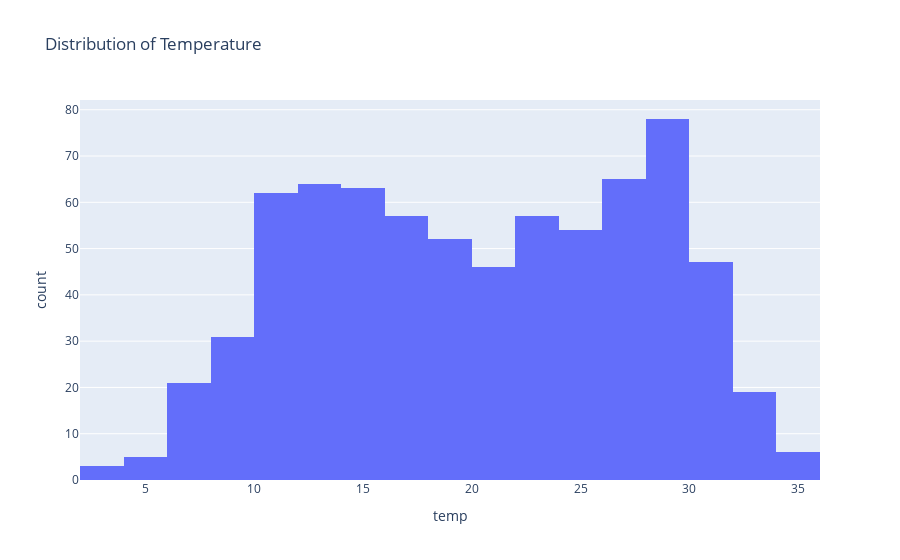
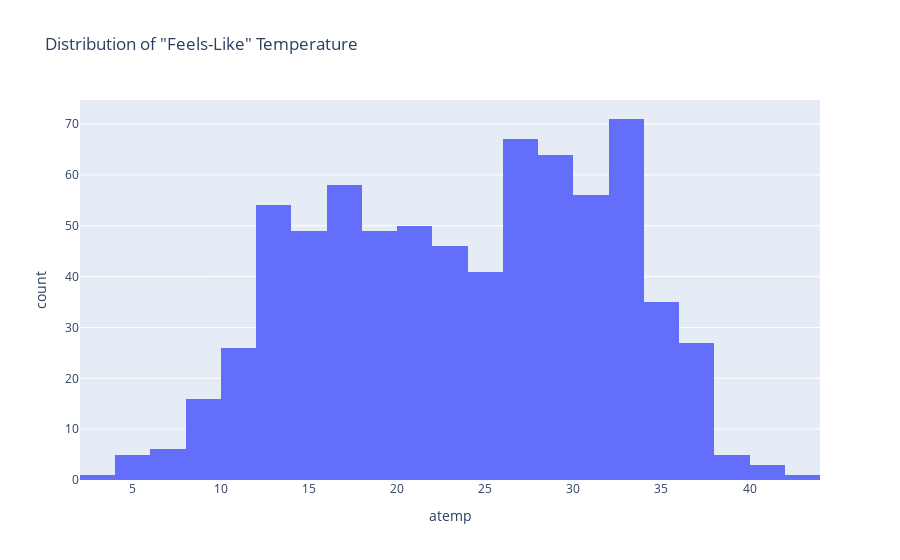
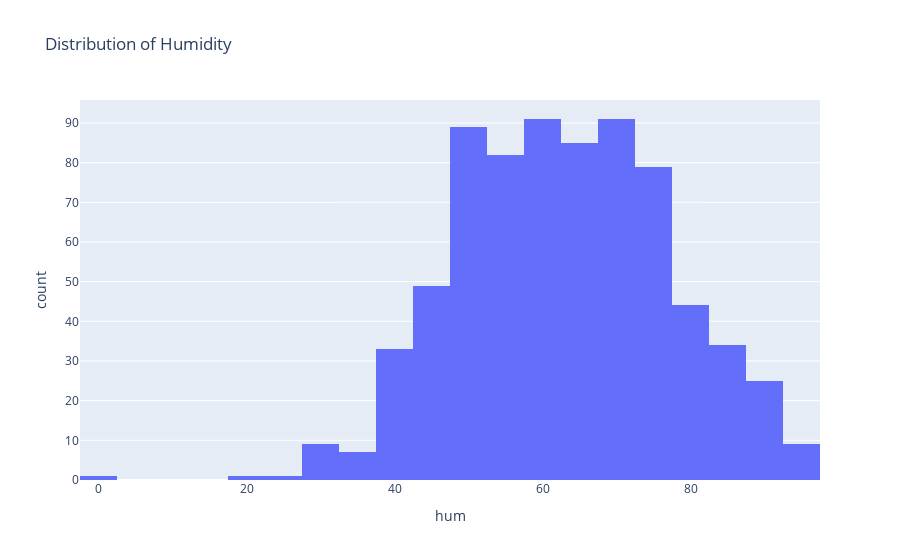
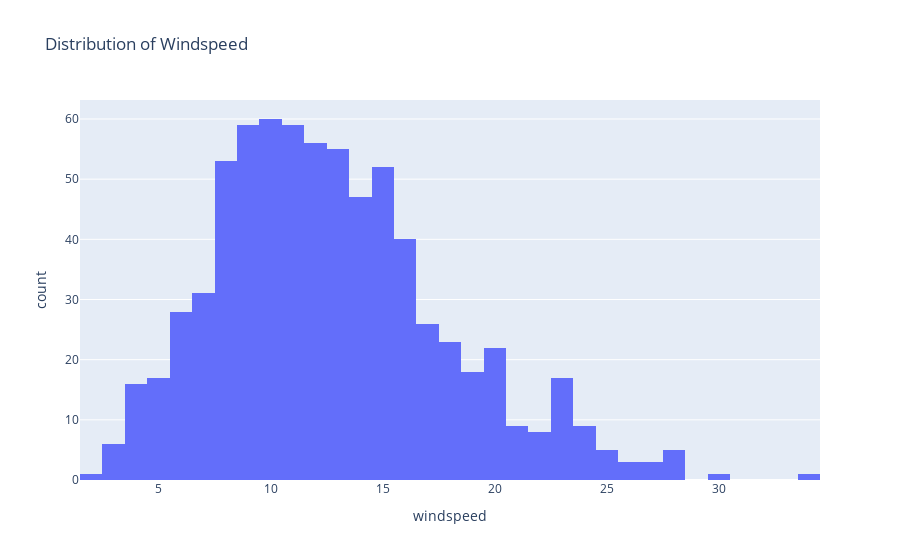

Notebook code for these charts, in order:
### Markdown cell above
Temperature (temp): The distribution appears to be roughly bell-shaped, with a mean temperature of approximately 20.32°C. 
                         The temperature varies between 2.42°C and 35.33°C.
    
Humidity (hum): The distribution is slightly left-skewed, with a mean humidity of approximately 62.77%. 
                There's a noticeable spike around 100%, indicating several days with very high humidity.
        
Wind Speed (windspeed): The distribution is right-skewed, with most days having wind speeds below 20. 
                        The mean wind speed is around 12.76.
        
Casual Users (casual): The distribution is right-skewed, indicating that there are many days with fewer casual users 
                       and fewer days with a large number of casual users. 
                       The mean number of casual users is around 849.
            
Registered Users (registered): The distribution is more bell-shaped compared to casual users, 
                               with a mean of approximately 3659 registered users per day.
    
Total Bike Rentals (cnt): The distribution shows a bell-shaped curve with a mean of approximately 4508 rentals per day.

### Code cell
#Univariate using plotly
import plotly.express as px

# Univariate Analysis

# Distribution plots for continuous variables
fig_temp = px.histogram(data, x='temp', title='Distribution of Temperature')
fig_atemp = px.histogram(data, x='atemp', title='Distribution of "Feels-Like" Temperature')
fig_hum = px.histogram(data, x='hum', title='Distribution of Humidity')
fig_windspeed = px.histogram(data, x='windspeed', title='Distribution of Windspeed')
fig_cnt = px.histogram(data, x='cnt', title='Distribution of Bike Rentals (Target Variable)')

# Bar plots for categorical variables
fig_season = px.histogram(data, x='season', title='Distribution of Seasons')
fig_weathersit = px.histogram(data, x='weathersit', title='Distribution of Weather Situations')

# Displaying the plots
fig_temp.show()
fig_atemp.show()
fig_hum.show()
fig_windspeed.show()
fig_cnt.show()
fig_season.show()
fig_weathersit.show()

### Figure 1 — Plotly figure (JSON) as saved in the notebook; plotly's stock layout.template omitted (floating-point values rounded to 4 significant figures; data arrays with more than 128 entries replaced by an {"elided": "..."} marker saying what was removed)
{"data": [{"alignmentgroup": "True", "bingroup": "x", "hovertemplate": "temp=%{x}<br>count=%{y}<extra></extra>", "legendgroup": "", "marker": {"color": "#636efa", "pattern": {"shape": ""}}, "name": "", "offsetgroup": "", "orientation": "v", "showlegend": false, "type": "histogram", "x": {"elided": "730 float values"}, "xaxis": "x", "yaxis": "y"}], "layout": {"barmode": "relative", "legend": {"tracegroupgap": 0}, "title": {"text": "Distribution of Temperature"}, "xaxis": {"anchor": "y", "domain": [0, 1], "title": {"text": "temp"}}, "yaxis": {"anchor": "x", "domain": [0, 1], "title": {"text": "count"}}}}

### Figure 2 — Plotly figure (JSON) as saved in the notebook; plotly's stock layout.template omitted (floating-point values rounded to 4 significant figures; data arrays with more than 128 entries replaced by an {"elided": "..."} marker saying what was removed)
{"data": [{"alignmentgroup": "True", "bingroup": "x", "hovertemplate": "atemp=%{x}<br>count=%{y}<extra></extra>", "legendgroup": "", "marker": {"color": "#636efa", "pattern": {"shape": ""}}, "name": "", "offsetgroup": "", "orientation": "v", "showlegend": false, "type": "histogram", "x": {"elided": "730 float values"}, "xaxis": "x", "yaxis": "y"}], "layout": {"barmode": "relative", "legend": {"tracegroupgap": 0}, "title": {"text": "Distribution of \"Feels-Like\" Temperature"}, "xaxis": {"anchor": "y", "domain": [0, 1], "title": {"text": "atemp"}}, "yaxis": {"anchor": "x", "domain": [0, 1], "title": {"text": "count"}}}}

### Figure 3 — Plotly figure (JSON) as saved in the notebook; plotly's stock layout.template omitted (floating-point values rounded to 4 significant figures; data arrays with more than 128 entries replaced by an {"elided": "..."} marker saying what was removed)
{"data": [{"alignmentgroup": "True", "bingroup": "x", "hovertemplate": "hum=%{x}<br>count=%{y}<extra></extra>", "legendgroup": "", "marker": {"color": "#636efa", "pattern": {"shape": ""}}, "name": "", "offsetgroup": "", "orientation": "v", "showlegend": false, "type": "histogram", "x": {"elided": "730 float values"}, "xaxis": "x", "yaxis": "y"}], "layout": {"barmode": "relative", "legend": {"tracegroupgap": 0}, "title": {"text": "Distribution of Humidity"}, "xaxis": {"anchor": "y", "domain": [0, 1], "title": {"text": "hum"}}, "yaxis": {"anchor": "x", "domain": [0, 1], "title": {"text": "count"}}}}

### Figure 4 — Plotly figure (JSON) as saved in the notebook; plotly's stock layout.template omitted (floating-point values rounded to 4 significant figures; data arrays with more than 128 entries replaced by an {"elided": "..."} marker saying what was removed)
{"data": [{"alignmentgroup": "True", "bingroup": "x", "hovertemplate": "windspeed=%{x}<br>count=%{y}<extra></extra>", "legendgroup": "", "marker": {"color": "#636efa", "pattern": {"shape": ""}}, "name": "", "offsetgroup": "", "orientation": "v", "showlegend": false, "type": "histogram", "x": {"elided": "730 float values"}, "xaxis": "x", "yaxis": "y"}], "layout": {"barmode": "relative", "legend": {"tracegroupgap": 0}, "title": {"text": "Distribution of Windspeed"}, "xaxis": {"anchor": "y", "domain": [0, 1], "title": {"text": "windspeed"}}, "yaxis": {"anchor": "x", "domain": [0, 1], "title": {"text": "count"}}}}
